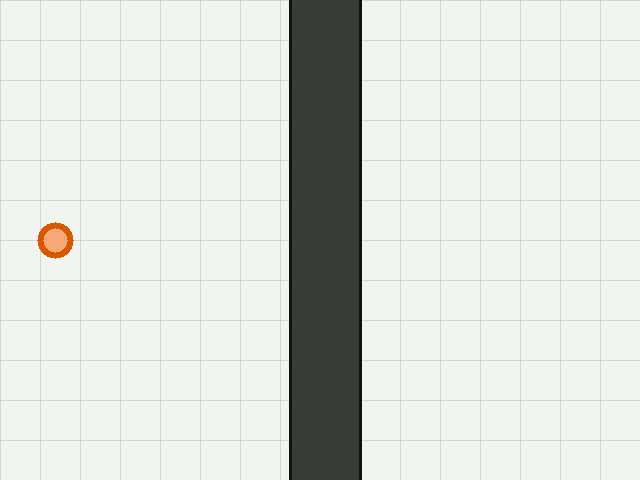
#> input picture demo/screenshots/shot1_源视频首帧_目标待框选.png, 640 x 480 px
$ python tracker.py --image '../../demo/screenshots/shot1_源视频首帧_目标待框选.png'
#> lines starting #> are read from the running program, lines starting #| are printed output that depends on the picture
# -*- coding: utf-8 -*-
"""
tracker.py  —— 综合实践III《单目标跟踪系统》视觉核心模块
作者：【姓名】  学号：【学号】  创建时间：2026-07
功能描述：
    基于 OpenCV 的单目标跟踪器，包含三大能力（对应任务书要求）：
      1) 目标跟踪：使用 OpenCV CSRT 相关滤波跟踪器对视频/摄像头画面中的目标进行持续跟踪；
      2) 遮挡检测：跟踪过程中周期性用"参考直方图相似度"监测跟踪质量，
                   目标被遮挡/丢失（跟踪框漂移、相似度骤降）时进入搜索模式；
      3) 重检测与恢复：搜索模式下使用【多尺度灰度模板匹配 + HSV 直方图验证】在全图
                       重新定位目标，连续多帧确认后重新初始化跟踪器，实现
                       "目标被短暂遮挡后再次出现能再次捕捉并继续跟踪"。
    本模块为无界面核心逻辑，供 GUI 演示（gui_track.py）、Web 服务（api_service.py）复用。

输入支持视频与图片两种素材（对应任务书"用户提交要处理的图片或者视频"）：
    - 视频：process_video() —— 逐帧跟踪并输出带标注的结果视频；
    - 图片：process_image() —— 单帧定位目标并在图上标注目标框，输出结果图片。

运行方式：
    python tracker.py --video ../../demo/demo_ball_track.mp4 --bbox x,y,w,h
                      [--out_dir ...] [--show]
    python tracker.py --image ../../demo/screenshots/shot1_源视频首帧_目标待框选.png
"""
import argparse
import json
import os
import subprocess
import time

import cv2
import numpy as np


# [28 lines left out: function to_h264, not called in this run]

# ---------------- 可调参数 ----------------
HIST_FOUND_TH = 0.55    # 候选框直方图相关度阈值（高于此值视为"像目标"）
HIST_LOST_TH = 0.28     # 跟踪框直方图相关度低于此值判定目标可能丢失
TM_FOUND_TH = 0.72      # 模板匹配归一化分数阈值（搜索命中）
SEARCH_CONFIRM = 2      # 连续 N 帧命中才确认找回（防误报）
LOST_CONFIRM = 3        # 连续 N 次直方图校验未通过才进入搜索模式（防抖）
OOB_CONFIRM = 3         # 连续 N 帧跟踪框越界才进入搜索模式（防抖）
SCALES = [0.85, 1.0, 1.15]   # 模板匹配多尺度
VERIFY_EVERY = 5        # 每 N 帧做一次直方图质量校验
MAX_TRAIL = 60          # 轨迹拖尾点数


# ---------------- 首帧提取 / 自动目标检测 ----------------

IMAGE_EXTS = (".jpg", ".jpeg", ".png", ".bmp", ".webp")


def is_image_path(path):
    """按扩展名判断素材是图片还是视频（任务书要求图片、视频都能处理）。"""
    return os.path.splitext(str(path))[1].lower() in IMAGE_EXTS


def imread_unicode(path):
    """读取图片，返回 BGR ndarray；失败抛 IOError。

    与 imwrite_unicode 同理：cv2.imread 在 Windows 上不支持非 ASCII 路径
    （本工程目录名是中文），必须用 Python 原生 open() 读字节再 imdecode。
    """
    with open(path, "rb") as f:
        buf = np.frombuffer(f.read(), dtype=np.uint8)
    img = cv2.imdecode(buf, cv2.IMREAD_COLOR)
    if img is None:
        raise IOError("图片读取失败或格式不支持: " + str(path))
    return img


def imwrite_unicode(path, image, jpeg_quality=92):
    """把图片写到 path，返回是否成功。

    ⚠️ 不能用 cv2.imwrite：它在 Windows 上走 ANSI 文件接口，路径含中文等非 ASCII
    字符时会**静默失败**（返回 False 且不抛异常）。本工程目录名就是中文，
    所以必须走 imencode 编码到内存 + Python 原生 open() 写文件。
    （VideoWriter / VideoCapture 走 FFmpeg，支持 Unicode 路径，无此问题。）
    """
    ext = os.path.splitext(path)[1].lower() or ".jpg"
    params = []
    if ext in (".jpg", ".jpeg"):
        params = [int(cv2.IMWRITE_JPEG_QUALITY), int(jpeg_quality)]
    elif ext == ".png":
        params = [int(cv2.IMWRITE_PNG_COMPRESSION), 3]
    ok, buf = cv2.imencode(ext, image, params)
    if not ok:
        return False
    with open(path, "wb") as f:
        f.write(buf.tobytes())
    return True


# [122 lines left out: functions extract_first_frame, auto_detect_bbox, not called in this run]


def center_bbox(width, height, ratio=0.2):
    """回退方案：画面中央区域（仅在自动检测失败时使用）。"""
    bw = max(20, int(width * ratio))
    bh = max(20, int(height * ratio))
    return ((width - bw) // 2, (height - bh) // 2, bw, bh)


# ---------------- 跟踪器创建（跨 OpenCV 版本兼容） ----------------
# OpenCV 4.5.1+ : cv2.TrackerCSRT_create()      —— 主模块工厂函数
# OpenCV 4.5.4+ : cv2.legacy.TrackerCSRT_create()
# OpenCV 5.x    : 已彻底移除 CSRT/KCF（且无 cv2.legacy），仅保留
#                 MIL/DaSiamRPN/Nano/Vit；此时自动降级为 MIL 并给出明确提示，
#                 保证流程仍可跑通（算法精度下降，建议按 requirements.txt 装回 4.x）。
_TRACKER_FACTORIES = {
    "CSRT": ["TrackerCSRT_create", "TrackerCSRT", "legacy.TrackerCSRT_create"],
    "KCF": ["TrackerKCF_create", "TrackerKCF", "legacy.TrackerKCF_create"],
}
# OpenCV 5.x 兜底跟踪器（按优先级尝试）
_TRACKER_FALLBACKS = ["TrackerMIL", "TrackerNano", "TrackerVit"]


# [43 lines left out: functions _resolve_attr, create_tracker, not called in this run]


class TrackerState:
    """跟踪器状态机：INIT -> TRACKING <-> SEARCHING"""
    INIT = "INIT"
    TRACKING = "TRACKING"
    SEARCHING = "SEARCHING"
    LOST_FINAL = "LOST_FINAL"
    ERROR = "ERROR"


class SingleObjectTracker:
    def __init__(self, backend="CSRT"):
        self.backend = backend
        self.state = TrackerState.INIT
        self._tracker = None
        # 参考模型（第一帧目标框内）
        self._ref_template = None     # 灰度模板（原始尺度）
        self._ref_hist = None         # HSV 直方图
        self._ref_bbox = None
        self._ref_size = None
        # 运行统计
        self.stats = {
            "total_frames": 0, "tracking_frames": 0, "searching_frames": 0,
            "lost_events": 0, "recoveries": 0, "final_state": "",
            "fps": 0.0, "tracker": backend, "tracker_requested": backend,
            "opencv": cv2.__version__,
        }
        self._lost_counter = 0     # 连续"直方图相似度过低"的校验次数
        self._oob_counter = 0      # 连续"跟踪框越界"的帧数
        self._search_hits = 0
        self._last_bbox = None
        self._trail = []

    # ------------------------------------------------------------
    # [17 lines left out: function init, not called in this run]

    # ------------------------------------------------------------
    def _build_reference(self, frame):
        x, y, w, h = self._ref_bbox
        roi = frame[y:y + h, x:x + w]
        self._ref_template = cv2.cvtColor(roi, cv2.COLOR_BGR2GRAY)
        self._ref_hist = self._hist_of(roi)

    @staticmethod
    def _hist_of(roi_bgr):
        hsv = cv2.cvtColor(roi_bgr, cv2.COLOR_BGR2HSV)
        hist = cv2.calcHist([hsv], [0, 1], None, [50, 60],
                            [0, 180, 0, 256])
        cv2.normalize(hist, hist, 0, 1, cv2.NORM_MINMAX)
        return hist

    # [212 lines left out: functions _hist_similarity, _new_tracker, update, _enter_search, _search, _detect and 1 more, not called in this run]

    # ------------------------------------------------------------
    def process_image(self, image_path, bbox, out_image=None, log_path=None):
        """对**单张图片**执行目标定位与标注，返回统计信息。

        任务书要求"用户提交要处理的图片或者视频"，图片素材没有后续帧，
        因此这里的视觉处理为：在图片上确定目标位置（用户框选或自动识别），
        用目标框标注后输出结果图片，并给出与视频流程一致口径的特征统计
        （颜色直方图相似度、目标框来源等），保证两种素材的处理链路一致。
        """
        frame = imread_unicode(image_path)
        h, w = frame.shape[:2]
        t0 = time.time()

        auto_used = None
        if bbox is None:
            # 单张图片没有帧间运动，无法做运动目标检测，回退为画面中央区域
            auto_used = center_bbox(w, h)
            print("[提示] 图片素材无运动信息，自动目标回退为画面中央区域:", auto_used)
            bbox = auto_used

        self.stats["auto_bbox"] = (",".join(map(str, auto_used))
                                   if auto_used else None)
        self.stats["bbox_source"] = ("auto" if auto_used else "manual")

        x, y, bw, bh = [int(v) for v in bbox]
        x, y = max(0, min(x, w - 5)), max(0, min(y, h - 5))
        bw, bh = max(5, min(bw, w - x)), max(5, min(bh, h - y))
        box = (x, y, bw, bh)

        # 建立特征模型（灰度模板 + HSV 直方图），与视频流程完全一致
        self._ref_bbox = box
        self._ref_size = (bw, bh)
        self._build_reference(frame)
        self._last_bbox = box
        self._trail.append((x + bw / 2, y + bh / 2))
        self.state = TrackerState.TRACKING

        self._annotate(frame, box, TrackerState.TRACKING)
        cv2.putText(frame, "IMAGE TARGET", (10, 25),
                    cv2.FONT_HERSHEY_SIMPLEX, 0.7, (0, 200, 0), 2)
        if out_image and not imwrite_unicode(out_image, frame, 92):
            raise IOError("结果图片写入失败: " + out_image)

        elapsed = time.time() - t0
        self.stats.update({
            "total_frames": 1,
            "tracking_frames": 1,
            "searching_frames": 0,
            "lost_events": 0,
            "recoveries": 0,
            "final_state": "IMAGE_DONE",
            "media_type": "IMAGE",
            "processed_frames": 1,
            "fps": round(1 / elapsed, 2) if elapsed > 0 else 0.0,
            "out_video": out_image,
            "target_bbox": ",".join(str(int(v)) for v in box),
        })
        if log_path:
            with open(log_path, "w", encoding="utf-8") as f:
                json.dump({"stats": self.stats,
                           "frames": [{"frame": 0, "state": TrackerState.TRACKING,
                                       "bbox": list(box)}]},
                          f, ensure_ascii=False, indent=1)
        return self.stats

    # ------------------------------------------------------------
    def _annotate(self, frame, box, state):
        """绘制跟踪框、状态文字与运动轨迹（仅用于可视化输出）。"""
        color = (0, 200, 0) if state == TrackerState.TRACKING else (0, 0, 255)
        label = state
        if box:
            x, y, w, h = [int(v) for v in box]
            cv2.rectangle(frame, (x, y), (x + w, y + h), color, 2)
            cv2.putText(frame, label, (x, max(15, y - 6)),
                        cv2.FONT_HERSHEY_SIMPLEX, 0.6, color, 2)
        else:
            cv2.putText(frame, "SEARCHING ...", (20, 30),
                        cv2.FONT_HERSHEY_SIMPLEX, 0.8, color, 2)
        # 运动轨迹
        if len(self._trail) > 1:
            pts = np.array(self._trail, dtype=np.int32).reshape(-1, 1, 2)
            cv2.polylines(frame, [pts], False, (0, 200, 255), 2)


# ---------------- CLI ----------------
def main():
    ap = argparse.ArgumentParser()
    ap.add_argument("--video", default=None, help="输入视频路径")
    ap.add_argument("--image", default=None, help="输入图片路径（与 --video 二选一）")
    ap.add_argument("--bbox", default=None,
                    help="目标框 x,y,w,h；视频缺省时自动识别运动目标，"
                         "图片缺省时回退为画面中央区域")
    ap.add_argument("--out_dir", default=".")
    ap.add_argument("--backend", default="CSRT", choices=["CSRT", "KCF"])
    ap.add_argument("--show", action="store_true", help="弹窗实时显示")
    ap.add_argument("--max_frames", type=int, default=None)
    args = ap.parse_args()

    if not args.video and not args.image:
        ap.error("请至少指定 --video 或 --image")

    out_dir = os.path.abspath(args.out_dir)
    os.makedirs(out_dir, exist_ok=True)
    src = args.image or args.video
    base = os.path.splitext(os.path.basename(src))[0]

    bbox = None
    if args.bbox:
        bbox = [int(v) for v in args.bbox.replace(" ", "").split(",")]

    st = SingleObjectTracker(backend=args.backend)
    if args.image:
        out_image = os.path.join(out_dir, base + "_tracked.jpg")
        log_path = os.path.join(out_dir, base + "_log.json")
        stats = st.process_image(args.image, bbox, out_image=out_image,
                                 log_path=log_path)
#> in imread_unicode, img is the input picture: shape (480, 640, 3); mean B, G, R 217.5, 220.8, 219.1
#| [提示] 图片素材无运动信息，自动目标回退为画面中央区域: (256, 192, 128, 96)
#> in _build_reference, `roi = frame[y:y + h, x:x + w]`:
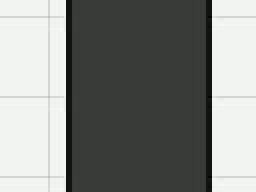
#> roi: shape (96, 128, 3) (shown 2 times larger); mean B, G, R 132.9, 135.9, 133.9
#> in _hist_of, `hsv = cv2.cvtColor(roi_bgr, cv2.COLOR_BGR2HSV)`: hsv: shape (96, 128, 3); mean H, S, V 50, 10.1, 135.9
#> in _hist_of, `cv2.normalize(hist, hist, 0, 1, cv2.NORM_MINMAX)`: hist: shape (50, 60) float32; min 0, max 1, mean 0.000637
#> in process_image, `cv2.putText(frame, "IMAGE TARGET", (10, 25), cv2.FONT_HERSHEY_SIMPLEX,..`:
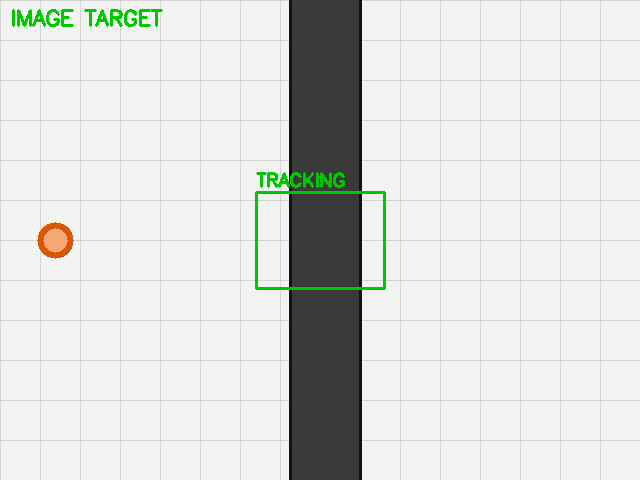
#> frame: shape (480, 640, 3); mean B, G, R 215.5, 220.8, 217
    else:
        out_video = os.path.join(out_dir, base + "_tracked.mp4")
        log_path = os.path.join(out_dir, base + "_log.json")
        stats = st.process_video(args.video, bbox, out_video=out_video,
                                 log_path=log_path, max_frames=args.max_frames,
                                 show=args.show)
    print(json.dumps(stats, ensure_ascii=False, indent=2))
#> (printed output is left out)


if __name__ == "__main__":
    main()

$ run again, with demo/screenshots/shot4_遮挡后重新捕获_继续跟踪.png copied over demo/screenshots/shot1_源视频首帧_目标待框选.png
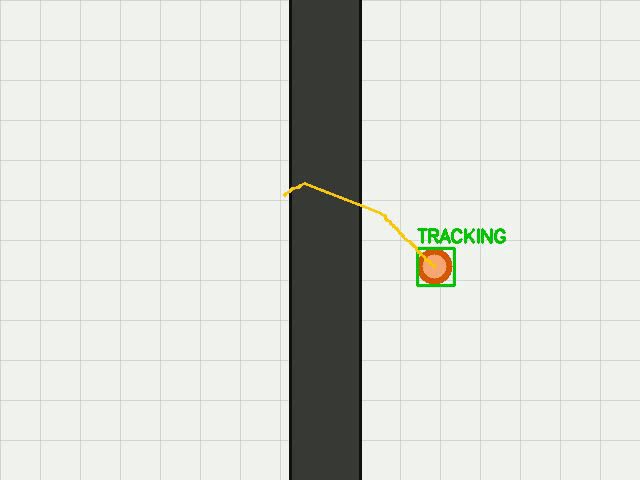
#> input picture demo/screenshots/shot4_遮挡后重新捕获_继续跟踪.png, 640 x 480 px
#> in imread_unicode, img is the input picture: shape (480, 640, 3); mean B, G, R 212.5, 218.8, 216.4
#| [提示] 图片素材无运动信息，自动目标回退为画面中央区域: (256, 192, 128, 96)
#> in _build_reference, `self._ref_template = cv2.cvtColor(roi, cv2.COLOR_BGR2GRAY)`:
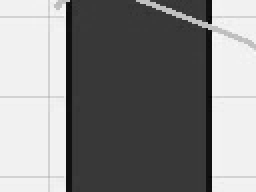
#> self._ref_template: shape (96, 128) (shown 2 times larger); min 5, max 250, mean 133.9
#> hsv: shape (96, 128, 3); mean H, S, V 44, 22.7, 136
#> in process_image, `cv2.putText(frame, "IMAGE TARGET", (10, 25), cv2.FONT_HERSHEY_SIMPLEX,..`:
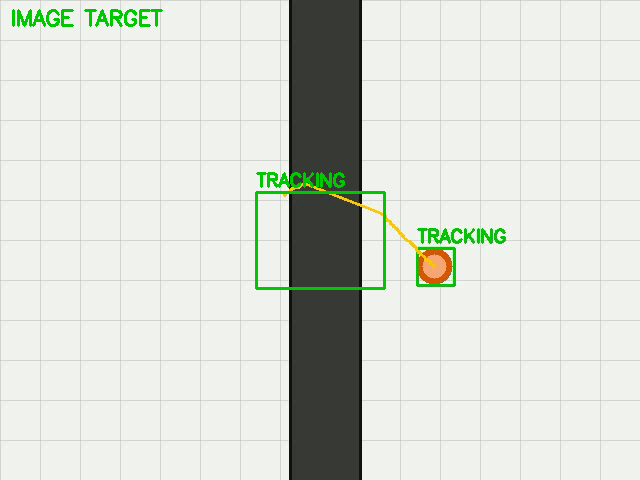
#> frame: shape (480, 640, 3); mean B, G, R 210.6, 218.9, 214.4
#> (printed output is left out)
